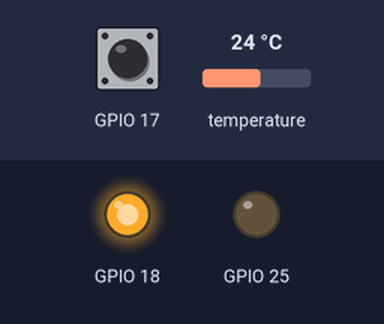
Recording of a program running on a simulated Raspberry Pi (BCM pin numbers). Parts: output pins drawn as LEDs (lit = HIGH). The test bench sets the inputs (shaded band); at power-on: GPIO 17 LOW, temperature 24 °C. The clock reads 2024-03-15 10:24:30 at power-on unless the program sets it; files the program writes start out absent. At 3.7 s the program stops and its outputs stay as they are.

Above: at 1.2 s.
1.3 s: GPIO 17 pulsed HIGH 2 times (0.12 s each, 0.3 s apart)
At 2.0 s:
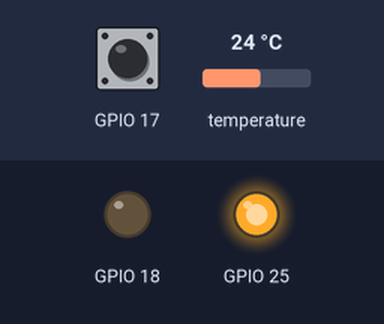
3.4 s: GPIO 17 driven HIGH
At 4.4 s:
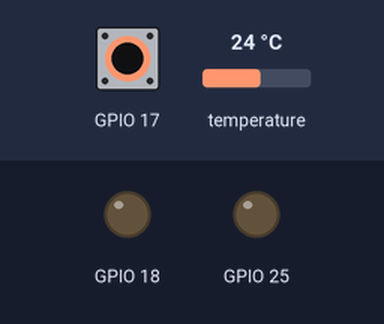
Timing chart, 0 to 5.2 s (numbered marks = the images above; inputs shaded):
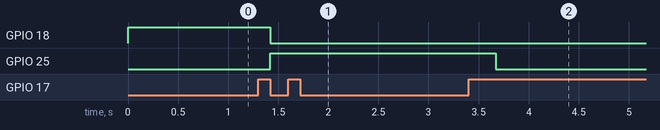

The program:

Making_the_data_file_timestamped.py
```python
# (licence header left out)
import RPi.GPIO as GPIO
import time

GPIO.setmode(GPIO.BCM)
GPIO.setup(17, GPIO.IN)
GPIO.setup(18, GPIO.OUT)
GPIO.setup(25, GPIO.OUT)

GPIO.output(18, GPIO.HIGH)

while True:
	if GPIO.input(17):
		break

while GPIO.input(17):
	pass

GPIO.output(18, GPIO.LOW)
GPIO.output(25, GPIO.HIGH)

timestamp = time.strftime("%Y-%m-%d-%H-%M-%S")
filename = "".join(["temperaturedata", timestamp, ".log"])
datafile = open(filename, "w", 1)

while True:
	tfile = open("/sys/bus/w1/devices/10-000802824e58/w1_slave")
	text = tfile.read()
	tfile.close()
	temperature_data = text.split()[-1]
	temperature = float(temperature_data[2:])
	temperature = temperature / 1000
	datafile.write(str(temperature) + "\n")
	if GPIO.input(17):
		break

datafile.close()
GPIO.output(25, GPIO.LOW)
```

Measured:
- after the input at 1.3 s, GPIO 18: HIGH → LOW after 0.12 s; GPIO 25: LOW → HIGH after 0.12 s
- after the input at 3.4 s, GPIO 25: HIGH → LOW after 0.27 s
